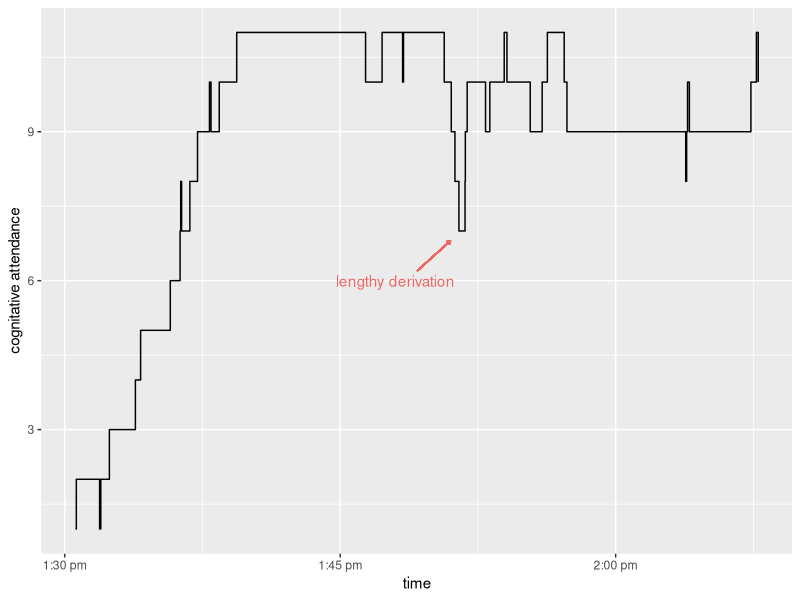

Write R code to recreate this figure.
## ---- chunk 1
require('dplyr')
library('ggplot2')
## ---- chunk 2
dat <- readr::read_csv("../../data/seminar_data.csv")

dat %>%
  mutate(awake = ifelse(awake == 0, -1, awake),
         attendance = cumsum(awake)) %>%
         select(time, awake, attendance) %>%
  ggplot(aes(x = time, y = attendance)) + 
  geom_step() + 
  ylab("cognitative attendance") + 
  scale_x_continuous(breaks=c(18.5,18.75,19,19.25,19.5),
                     labels = c("1:30 pm","1:45 pm","2:00 pm","2:15 pm","2:30 pm")) +
  annotate("text", x = 18.8, y = 6, label = "lengthy derivation", color = "#EB6864") + 
  geom_segment(x = 18.82, y = 6.2, xend = 18.85, yend = 6.8, arrow = arrow(length = unit(0.1,"cm")), color ='#EB6864' )

